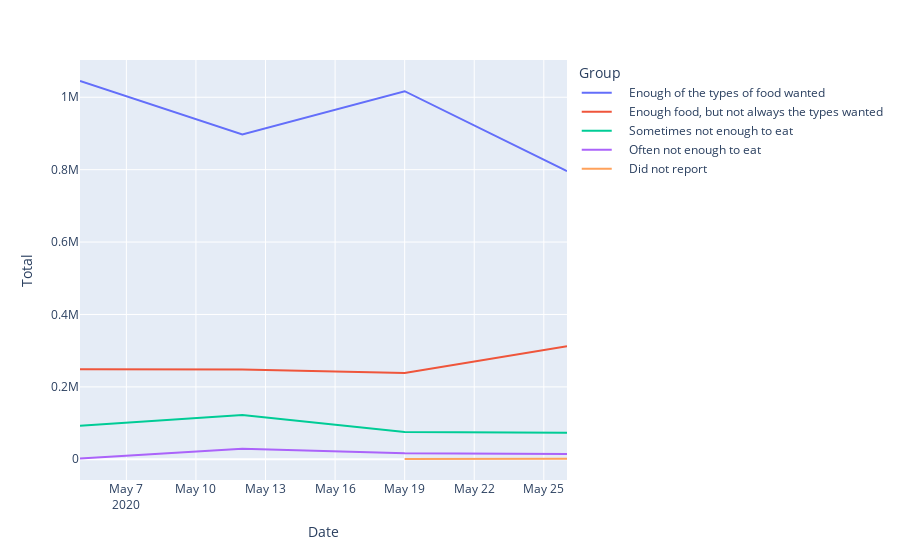

The code cell stored with this chart in its notebook:
### Code cell
fig = px.line(food_df[food_df["Location"] == "WA"], x = "Date", y = "Total", color = "Group")
fig.show()

### Figure 1 — Plotly figure (JSON) as saved in the notebook; plotly's stock layout.template omitted (floating-point values rounded to 4 significant figures)
{"data": [{"hovertemplate": "Group=    Enough of the types of food wanted<br>Date=%{x}<br>Total=%{y}<extra></extra>", "legendgroup": "    Enough of the types of food wanted", "line": {"color": "#636efa", "dash": "solid"}, "mode": "lines", "name": "    Enough of the types of food wanted", "orientation": "v", "showlegend": true, "type": "scatter", "x": ["2020-05-05", "2020-05-12", "2020-05-19", "2020-05-26"], "xaxis": "x", "y": [1044897, 897021, 1016666, 795743], "yaxis": "y"}, {"hovertemplate": "Group=    Enough food, but not always the types wanted<br>Date=%{x}<br>Total=%{y}<extra></extra>", "legendgroup": "    Enough food, but not always the types wanted", "line": {"color": "#EF553B", "dash": "solid"}, "mode": "lines", "name": "    Enough food, but not always the types wanted", "orientation": "v", "showlegend": true, "type": "scatter", "x": ["2020-05-05", "2020-05-12", "2020-05-19", "2020-05-26"], "xaxis": "x", "y": [248673, 248131, 238280, 312292], "yaxis": "y"}, {"hovertemplate": "Group=    Sometimes not enough to eat<br>Date=%{x}<br>Total=%{y}<extra></extra>", "legendgroup": "    Sometimes not enough to eat", "line": {"color": "#00cc96", "dash": "solid"}, "mode": "lines", "name": "    Sometimes not enough to eat", "orientation": "v", "showlegend": true, "type": "scatter", "x": ["2020-05-05", "2020-05-12", "2020-05-19", "2020-05-26"], "xaxis": "x", "y": [92317, 121997, 75616, 73528], "yaxis": "y"}, {"hovertemplate": "Group=    Often not enough to eat<br>Date=%{x}<br>Total=%{y}<extra></extra>", "legendgroup": "    Often not enough to eat", "line": {"color": "#ab63fa", "dash": "solid"}, "mode": "lines", "name": "    Often not enough to eat", "orientation": "v", "showlegend": true, "type": "scatter", "x": ["2020-05-05", "2020-05-12", "2020-05-19", "2020-05-26"], "xaxis": "x", "y": [2462, 29201, 16463, 14325], "yaxis": "y"}, {"hovertemplate": "Group=    Did not report<br>Date=%{x}<br>Total=%{y}<extra></extra>", "legendgroup": "    Did not report", "line": {"color": "#FFA15A", "dash": "solid"}, "mode": "lines", "name": "    Did not report", "orientation": "v", "showlegend": true, "type": "scatter", "x": ["2020-05-05", "2020-05-12", "2020-05-19", "2020-05-26"], "xaxis": "x", "y": [null, null, 779, 1768], "yaxis": "y"}], "layout": {"autosize": true, "legend": {"title": {"text": "Group"}, "tracegroupgap": 0}, "margin": {"t": 60}, "xaxis": {"anchor": "y", "autorange": true, "domain": [0, 1], "range": ["2020-05-05", "2020-05-26"], "title": {"text": "Date"}, "type": "date"}, "yaxis": {"anchor": "x", "autorange": true, "domain": [0, 1], "range": [-57230.0, 1103000.0], "title": {"text": "Total"}, "type": "linear"}}}
